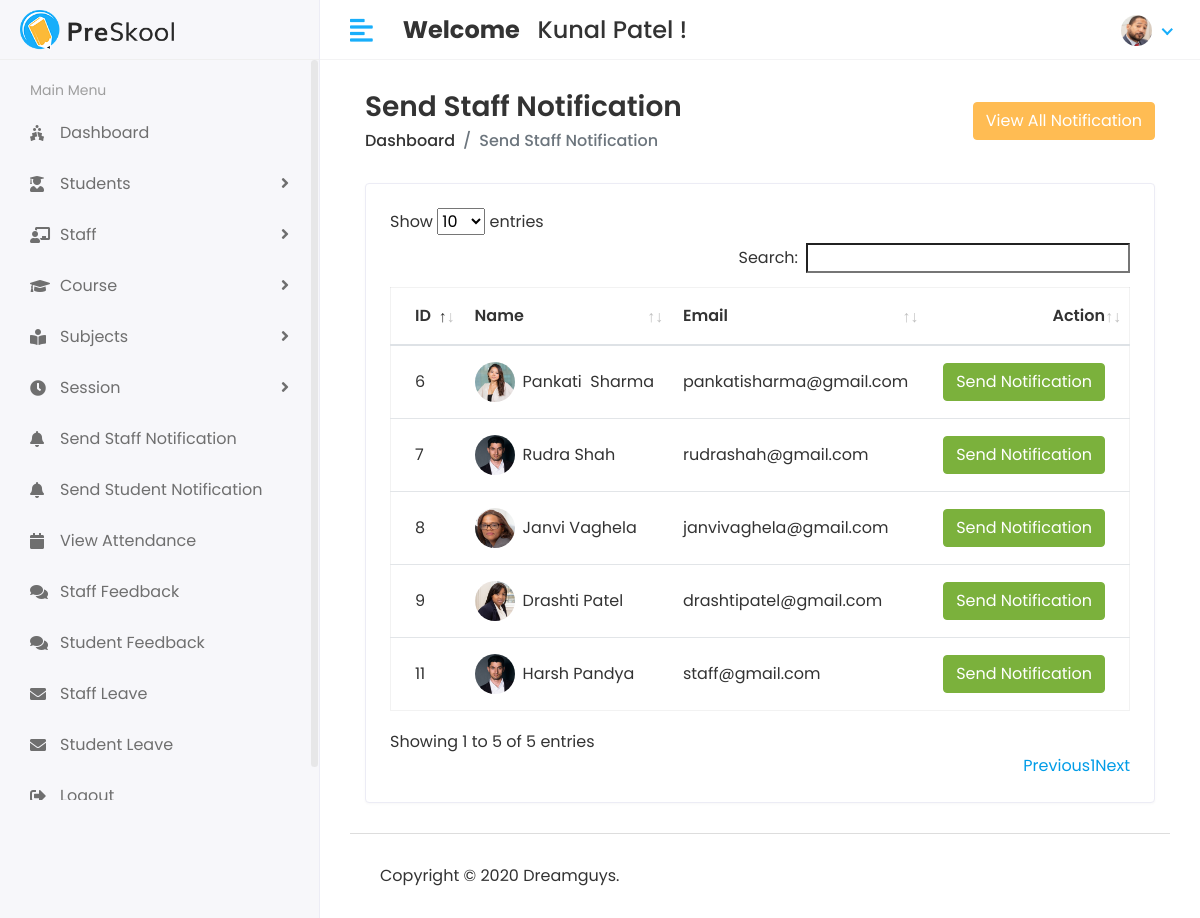
The page /Hod/Staff/Send_Notification (signed in) on the database its author committed.
### app/models.py (models this page shows, shortened)
class CustomUser(AbstractUser):
    USER = (
        (1,'HOD'),
        (2,'STAFF'),
        (3,'STUDENT'),
    )
    user_type = models.CharField(choices=USER,max_length=50,default=1)
    profile_pic = models.ImageField(upload_to='media/profile_pic')

class Staff(models.Model):
    admin = models.OneToOneField(CustomUser,on_delete=models.CASCADE)
    address = models.TextField()
    gender = models.CharField(max_length=100)
    created_at = models.DateTimeField(auto_now_add=True)
    updated_at = models.DateTimeField(auto_now=True)

### sms/Hod_Views.py (the view)
# urls.py: path('Hod/Staff/Send_Notification', Hod_Views.STAFF_SEND_NOTIFICATION,name='staff_send_notification'),
@login_required(login_url='/')
def STAFF_SEND_NOTIFICATION(request):
    staff = Staff.objects.all()
    see_notification = Staff_Notification.objects.all().order_by('-id')[0:5]
    context = {
        'staff' : staff,
        'see_notification':see_notification,
    }
    return render(request,'Hod/staff_notification.html',context)

### templates/Hod/staff_notification.html (shortened to what this page needs)
{% extends 'base.html' %}
{% block content %}
<div class="content container-fluid">
    <div class="page-header">
       <div class="row align-items-center">
          <div class="col">
             <h3 class="page-title">Send Staff Notification</h3>
             <ul class="breadcrumb">
                <li class="breadcrumb-item"><a href="index.html">Dashboard</a></li>
                <li class="breadcrumb-item active">Send Staff Notification</li>
             </ul>
          </div>
          <div class="col-auto text-right float-right ml-auto">
            <button type="button" class="btn btn-primary" data-toggle="modal" data-target="#exampleModalCenter">
                View All Notification
              </button>
          </div>
       </div>
    </div>
    <div class="row">
       <div class="col-sm-12">
          <div class="card card-table">
             <div class="card-body">
                <div class="table-responsive">
                   <table id="table_id" class="table table-hover table-center mb-0 ">
                      <thead>
                         <tr>
                            <th>ID</th>
                            <th>Name</th>
                            <th>Email</th>
                            <th class="text-right">Action</th>
                         </tr>
                      </thead>
                      <tbody>
                        {% for i in staff %}
                         <tr>
                            <td>{{i.id}}</td>
                            <td>
                               <h2 class="table-avatar">
                                  <a href="student-details.html" class="avatar avatar-sm mr-2"><img class="avatar-img rounded-circle" src="/{{i.admin.profile_pic}}" alt="User Image"></a>
                                  <a href="student-details.html">{{i.admin.first_name}}&nbsp;{{i.admin.last_name}}</a>
                               </h2>
                            </td>
                            <td>{{i.admin.email}}</td>
                            <td class="text-right">
                                <button type="button" class="btn btn-success" data-toggle="modal" data-target="#sendnotification-{{forloop.counter}}">
                                    Send Notification
                                  </button>
                            </td>
                         </tr>
                         {% endfor %}
                      </tbody>
                   </table>
                </div>
             </div>
          </div>
       </div>
    </div>
 </div>
{% endblock content %}

### templates/includes/header.html (shortened to what this page needs)
{% load static %}
<div class="header">
    <div class="header-left">
       <a href="index.html" class="logo">
       <img src="{% static 'assets/img/logo.png'%}" alt="Logo">
       </a>
    </div>
    <a href="javascript:void(0);" id="toggle_btn">
    <i class="fas fa-align-left"></i>
    </a>
    <div class="top-nav-search mt-3">
       <h4><strong> Welcome </strong> &nbsp <span> {{user.first_name}} {{user.last_name}}</span>&nbsp!</h4>
    </div>
    <ul class="nav user-menu">
       <li class="nav-item dropdown has-arrow">
          <a href="#" class="dropdown-toggle nav-link" data-toggle="dropdown">
            {% if user.profile_pic == "" %}
                  <span class="user-img"><img class="rounded-circle" src="{% static 'assets/img/noimage.png' %}" width="31" alt="Ryan Taylor"></span>
            {% else %}
          <span class="user-img"><img class="rounded-circle" src="/{{user.profile_pic}}" width="31" alt="Ryan Taylor"></span>
          {% endif %}
          </a>
       </li>
    </ul>
 </div>

### static/assets/css/style.css (style rules this page uses)
html { height: 100%; }
body { background-color: #fff; color: #333; font-family: 'Poppins', sans-serif; font-size: 1rem; height: 100%; line-height: 1.5; overflow-x: hidden; }
h1, h2, h3, h4, h5, h6 { font-family: 'Poppins', sans-serif; margin-top: 0; }
a { color: #009ce7; }
input, button, a { transition: all 0.4s ease; -moz-transition: all 0.4s ease; -o-transition: all 0.4s ease; -ms-transition: all 0.4s ease; -webkit-transition: all 0.4s ease; }
input, input:focus, button, button:focus { outline: none; }
ul, ol { padding: 0px; list-style: none; }
.table { color: #333; max-width: 100%; margin-bottom: 0; width: 100%; }
.table.dataTable { border-collapse: collapse !important; border: 1px solid rgba(0, 0, 0, 0.05); }
table.table td h2 { display: inline-block; font-size: inherit; font-weight: 400; margin: 0; padding: 0; vertical-align: middle; }
table.table td h2.table-avatar { align-items: center; display: inline-flex; font-size: inherit; font-weight: 400; margin: 0; padding: 0; vertical-align: middle; white-space: nowrap; }
table.table td h2 a { color: #333; }
.table thead tr th { font-weight: 600; }
.table tbody tr { border-bottom: 1px solid rgba(0, 0, 0, 0.05); }
.table.table-center td, .table.table-center th { vertical-align: middle; }
.card-table .card-body .table > thead > tr > th { border-top: 0; }
.card-table .card-body .table tr td:first-child, .card-table .card-body .table tr th:first-child { padding-left: 1.5rem; }
.card-table .card-body .table tr td:last-child, .card-table .card-body .table tr th:last-child { padding-right: 1.5rem; }
.card-table .table td, .card-table .table th { border-top: 1px solid #e2e5e8; padding: 1rem 0.75rem; white-space: nowrap; }
.btn-primary { background-color: #FFBC53; border: 1px solid #FFBC53; }
.btn-success { background-color: #7bb13c; border: 1px solid #7bb13c }
.card { border: 1px solid #ececf5; box-shadow: 0 1px 3px 0 rgba(0, 0, 0, 0.03); margin-bottom: 1.875rem; }
.card-body { padding: 1.5rem; }
.avatar { position: relative; display: inline-block; width: 3rem; height: 3rem }
.avatar > img { width: 100%; height: 100%; -o-object-fit: cover; object-fit: cover; }
.avatar-sm { width: 2.5rem; height: 2.5rem; }
.header { background-color: #fff; border-bottom: 1px solid #f3f3f4; left: 0; position: fixed; right: 0; top: 0; z-index: 1001; height: 60px; }
.header .header-left { float: left; height: 60px; padding: 0 20px; position: relative; width: 320px; z-index: 1; transition: all 0.2s ease-in-out; background-color: #f7f7fa; border-bottom: 1px solid #efefef; border-right: 1px solid #ececf5; display: flex; align-items: center; }
.header .header-left .logo { display: inline-block; line-height: 60px; }
.header .header-left .logo img { max-height: 40px; width: auto; }
.header .dropdown-toggle:after { display: none; }
.header .has-arrow .dropdown-toggle:after { border-top: 0; border-left: 0; border-bottom: 2px solid #18aefa; border-right: 2px solid #18aefa; content: ''; height: 8px; display: inline-block; pointer-events: none; -webkit-transform-origin: 66% 66%; -ms-transform-origin: 66% 66%; transform-origin: 66% 66%; -webkit-transform: rotate(45deg); -ms-transform: rotate(45deg); transform: rotate(45deg); -webkit-transition: all 0.15s ease-in-out; transition: all 0.15s ease-in-out; width: 8px; vertical-align: 0px; }
.user-menu { float: right; margin: 0; position: relative; z-index: 99; padding-right: 15px; }
.user-menu.nav > li > a { color: #a0a0a0; font-size: 14px; line-height: 58px; padding: 0 15px; height: 60px; }
.user-img { margin-right: 3px; position: relative; }
.top-nav-search { float: left; margin-left: 15px; }
.page-header { margin-bottom: 1.875rem; }
.page-header .breadcrumb { background-color: transparent; color: #6c757d; font-size: 1rem; font-weight: 500; margin-bottom: 0; padding: 0; }
.page-header .breadcrumb a { color: #333; }
.page-title { font-size: 28px; font-weight: 600; color: #333; margin-bottom: 5px; }
@media (min-width: 992px) { #toggle_btn { align-items: center; color: #18aefa; display: inline-flex; float: left; font-size: 26px; height: 60px; justify-content: center; margin-left: 15px; padding: 0 15px; } }

### rows shown on the page
CustomUser: first_name "Kunal", last_name "Patel", profile_pic (picture)
Staff: id "6", admin.profile_pic (picture), admin.first_name "Pankati", admin.last_name "Sharma", admin.email "pankatisharma@gmail.com"
Staff: id "7", admin.profile_pic (picture), admin.first_name "Rudra", admin.last_name "Shah", admin.email "rudrashah@gmail.com"
Staff: id "8", admin.profile_pic (picture), admin.first_name "Janvi", admin.last_name "Vaghela", admin.email "janvivaghela@gmail.com"
Staff: id "9", admin.profile_pic (picture), admin.first_name "Drashti", admin.last_name "Patel", admin.email "drashtipatel@gmail.com"
Staff: id "11", admin.profile_pic (picture), admin.first_name "Harsh", admin.last_name "Pandya", admin.email "staff@gmail.com"
